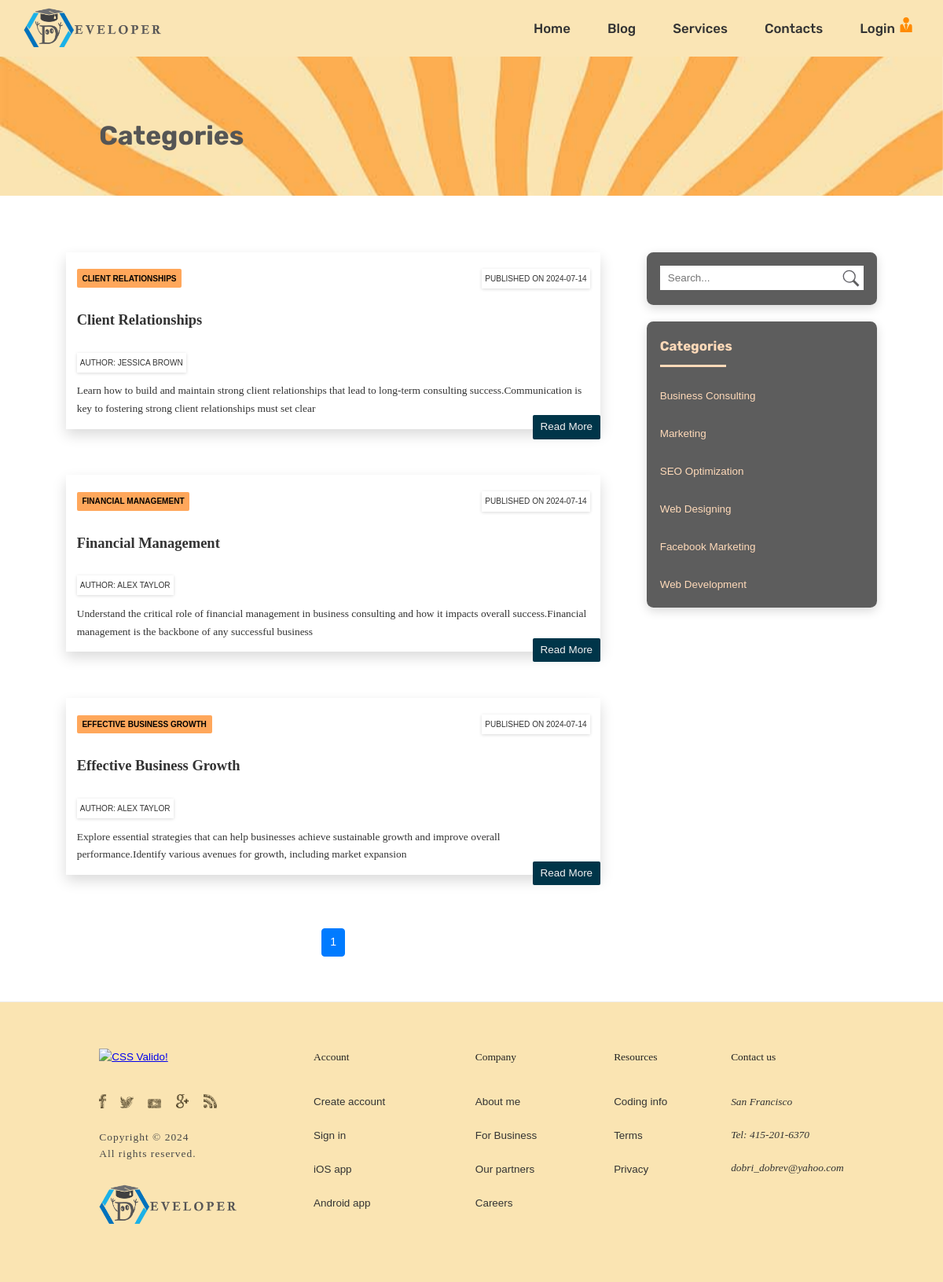
Screenshot of /categories.php?id=1 with the database file from the repository.
### tables this page shows
CREATE TABLE `pages` (
  `id` int(11) NOT NULL,
  `page_title` varchar(32) NOT NULL,
  `page_url` varchar(32) NOT NULL
);

CREATE TABLE `articles` (
  `id` int(11) NOT NULL,
  `title` varchar(64) NOT NULL,
  `description` varchar(180) NOT NULL,
  `content` longtext NOT NULL,
  `author` varchar(32) NOT NULL,
  `tags` varchar(84) NOT NULL,
  `published_at` timestamp NULL DEFAULT NULL,
  `cat_id` int(11) NOT NULL,
  `imageurl` varchar(128) NOT NULL,
  `views` int(11) NOT NULL DEFAULT 0,
  `status` varchar(32) NOT NULL DEFAULT 'draft'
);

CREATE TABLE `categories` (
  `cat_id` int(3) NOT NULL,
  `cat_title` varchar(64) NOT NULL
);

### includes/functions.php (called while the page is built, shortened)
<?php
function fetchData($con_db, $tableName, $condition = '', $orderBy = '', $limit = '')
{
    $sql = "SELECT * FROM $tableName";
    $query = mysqli_query($con_db, $sql);
    return mysqli_fetch_all($query, MYSQLI_ASSOC);
}

### categories.php (the view, shortened to what this page needs)
<?php
require "includes/mysql-database.php";
require "includes/functions.php";
require "includes/header.php";
require "includes/main.php";
$articlesPerPage = 6;
$currentPage = isset($_GET['page']) ? (int)$_GET['page'] : 1;
$articles = [];
$totalPages = 1;
if (isset($_GET["id"])) {
  $categoryId = (int)$_GET["id"];
  $offset = ($currentPage - 1) * $articlesPerPage;
  $totalRecordsSql = "SELECT COUNT(*) FROM articles  WHERE cat_id = $categoryId  AND status = 'published' " ;
  $totalRecordsResult = mysqli_query($con_db, $totalRecordsSql);
  if (!errorsQuery($totalRecordsResult)) {
    $totalRecordsRow = mysqli_fetch_array($totalRecordsResult);
    $totalRecords = $totalRecordsRow[0];
    $totalPages = ceil($totalRecords / $articlesPerPage);
  }
  $articlesSql = "SELECT * FROM articles WHERE cat_id = $categoryId AND status = 'published' ORDER BY published_at DESC LIMIT $offset, $articlesPerPage";
  $articlesQuery = mysqli_query($con_db, $articlesSql);
  if (!errorsQuery($articlesQuery)) {
    $articles = mysqli_fetch_all($articlesQuery, MYSQLI_ASSOC);
  }
}
?>
<div class="page-section">
  <div class="page-container">
    <div class="grid-page">
      <div class="search-articles">
        <?php if (!empty($articles)) : ?>
          <?php foreach ($articles as $article) :
            $articleId = $article['id'];
            $articleTitle = $article['title'];
            $articleDescription = $article['description'];
            $articleDate = date("Y-m-d", strtotime($article['published_at']));
            $articleAuthor = $article["author"];
          ?>
            <article class="article <?= $articleId ?>">
              <div class="blog-box">
                <div class="blog-tags">
                  <div>
                    <span class="tag"><?= $articleTitle ?></span>
                  </div>
                  <div>
                    <span class="published">Published on <?= $articleDate ?></span>
                  </div>
                </div>
                <h2 class="h2-center"><?= $articleTitle ?></h2>
                <div>
                  <span class="published">Author: <?= $articleAuthor ?></span>
                </div>
                <p class="paragraf-description"><?= $articleDescription ?></p>
                <a href="article.php?id=<?= $articleId ?>" class="read-more" title="<?= $articleTitle ?>" aria-label="<?= $articleTitle ?>">Read More</a>
              </div>
            </article>
          <?php endforeach; ?>
        <?php else : ?>
          <?= header("Location: blog.php"); ?>
        <?php endif; ?>
        <div class="pagination">
          <?php for ($i = 1; $i <= $totalPages; $i++) : ?>
            <a href="?id=<?= $categoryId ?>&page=<?= $i ?>" class="<?= $i === $currentPage ? 'active' : '' ?>"><?= $i ?></a>
          <?php endfor; ?>
        </div>
      </div>
      <?php require "includes/sidebar.php"; ?>
    </div>
  </div>
</div>
<?php
require "includes/footer.php";
?>

### includes/header.php (shortened to what this page needs)
<?php
require_once "mysql-database.php";
require_once "functions.php";
$pages = fetchData($con_db, 'pages', $condition = '', $orderBy = '', $limit = '');
$activeClass = "navigation__link--active";
$currentPage = basename($_SERVER['REQUEST_URI']);
?>
<!DOCTYPE html>
<html lang="en">
<head>
    <link rel="stylesheet" href="./sass/style.min.css">
</head>
<body>
    <header class="primary-header">
        <div class="navigation flex-system space-between flex-ver-center sticky">
            <a href="#" title="logo" aria-label="logo"><img src="./img/logo.png" alt="logo" title="website logo" class="mylogo"></a>
            <label for="hamburger-menu" class="navigation__button">
                <span class="navigation__icon">&nbsp;</span>
            </label>
            <div class="navigation__background">&nbsp;</div>
            <nav class="navigation__main-nav">
                <ul class="navigation__list">
                    <?php foreach ($pages as $menu) :
                        $isActive = basename($menu['page_url']) === $currentPage ? $activeClass  : '';
                    ?>
                        <li class="navigation__item">
                            <a href="<?= $menu['page_url'] ?>" class="navigation__link <?= $isActive ?>" title="<?= $menu['page_title'] ?>" aria-label="<?= $menu['page_title'] ?>">
                                <?= $menu['page_title'] ?>
                            </a>
                        </li>
                    <?php endforeach; ?>
                    <?php if (!isset($_SESSION["username"])) : ?>
                        <li class="navigation__item">
                            <a href="login.php" class="navigation__link <?= ($currentPage == 'login.php') ? $activeClass : '' ?>" title="login" aria-label="login">
                                Login
                                <svg class="login-icon">
                                    <use href="/mysite-mysql/assets/front-icons/symbol-defs.svg#icon-user-tie"></use>
                                </svg>
                            </a>
                        </li>
                    <?php endif; ?>
                </ul>
            </nav>
        </div>
    </header>
    <main>

### includes/sidebar.php
<?php
$categories = fetchData($con_db, 'categories');
?>
<aside class="right-sidebar">
    <div class="widget widget--peach-color">
        <form action="search.php" class="widget__search" method="post">
            <input type="search" name="search" id="search" class="widget__search-input" placeholder="Search...">
            <button class="widget__search-button" type="submit" name="submit">
                <svg class="widget__search-icon-magnifying-glass">
                    <use href="./assets/front-icons/symbol-defs.svg#icon-magnifying-glass"></use>
                </svg>
            </button>
        </form>
    </div>
    <div class="widget widget--peach-color">
        <h3 class="fourth-heading">Categories</h3>
        <div class="widget__categories">
            <ul class="widget__categories-list">
                <?php foreach ($categories as $category) : ?>
                    <li class="widget__categories-items">
                        <a href="./categories.php?id=<?= $category["cat_id"]; ?>" class="widget__categories-link" aria-label="<?= $category["cat_title"]; ?>" title="<?= $category["cat_title"]; ?>">
                            <?= $category["cat_title"]; ?>
                        </a>
                    </li>
                <?php endforeach; ?>
            </ul>
        </div>
    </div>
</aside>

### rows the page displays
pages: page_title "Home"
pages: page_title "Blog"
pages: page_title "Services"
pages: page_title "Contacts"
articles: title "CLIENT RELATIONSHIPS", published_at "2024-07-14", title "Client Relationships", author "JESSICA BROWN", description "Learn how to build and maintain strong client relationships that lead to long-term consulting success.Communication is key to fostering strong client relationships must set clear"
articles: title "FINANCIAL MANAGEMENT", published_at "2024-07-14", title "Financial Management", author "ALEX TAYLOR", description "Understand the critical role of financial management in business consulting and how it impacts overall success.Financial management is the backbone of any successful business"
articles: title "EFFECTIVE BUSINESS GROWTH", published_at "2024-07-14", title "Effective Business Growth", author "ALEX TAYLOR", description "Explore essential strategies that can help businesses achieve sustainable growth and improve overall performance.Identify various avenues for growth, including market expansion"
categories: cat_title "Business Consulting"
categories: cat_title "Marketing"
categories: cat_title "SEO Optimization"
categories: cat_title "Web Designing"
categories: cat_title "Facebook Marketing"
categories: cat_title "Web Development"

### other values shown
$pageTitle "Categories"
